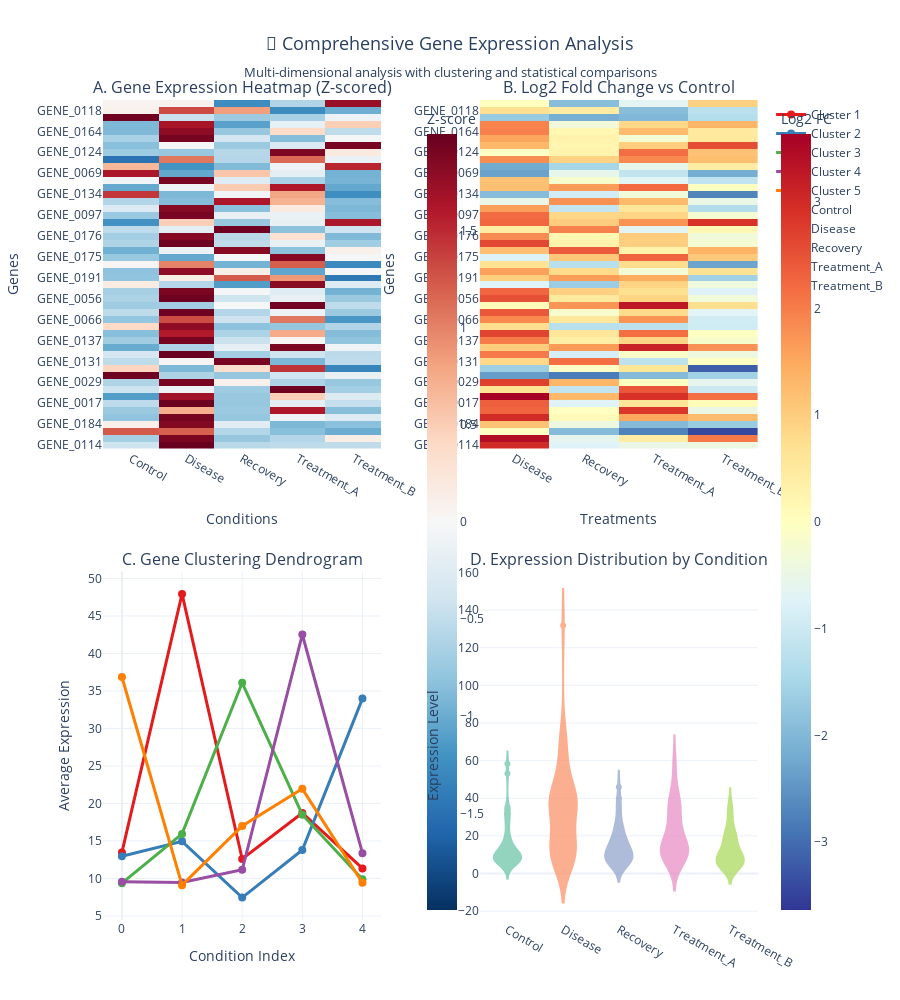

Notebook code cell kept with this figure:
### Code cell
# 🧬 Gene Expression Heatmap & Clustering Analysis  
# Advanced visualization of multi-dimensional gene expression data

print("🧬 Creating Gene Expression Analysis Dashboard")
print("=" * 55)

def create_gene_expression_heatmaps():
    """
    Create comprehensive gene expression visualizations with clustering and statistical analysis
    """
    
    # Prepare expression matrix for heatmap visualization
    print("📊 Preparing Gene Expression Matrix...")
    
    # Create pivot table for condition comparison
    expr_pivot = gene_expression.pivot_table(
        index='gene_id', 
        columns='condition', 
        values='expression_level', 
        aggfunc='mean'
    )
    
    # Calculate log2 fold changes relative to control
    log2_fc_matrix = expr_pivot.div(expr_pivot['Control'], axis=0).apply(np.log2)
    log2_fc_matrix = log2_fc_matrix.drop('Control', axis=1)  # Remove control column
    
    # Filter for most variable genes
    gene_variance = expr_pivot.var(axis=1)
    top_variable_genes = gene_variance.nlargest(50).index  # Top 50 most variable genes
    
    expr_subset = expr_pivot.loc[top_variable_genes]
    log2_fc_subset = log2_fc_matrix.loc[top_variable_genes]
    
    print(f"   ✅ Expression matrix: {expr_pivot.shape[0]} genes × {expr_pivot.shape[1]} conditions")
    print(f"   🔍 Selected {len(top_variable_genes)} most variable genes for detailed analysis")
    
    # Perform hierarchical clustering
    print("🌳 Performing Hierarchical Clustering...")
    
    # Z-score normalization for clustering
    expr_zscore = stats.zscore(expr_subset, axis=1)
    
    # Calculate distance matrices
    gene_linkage = linkage(expr_zscore, method='ward')
    condition_linkage = linkage(expr_zscore.T, method='ward')
    
    # Get cluster assignments
    gene_clusters = fcluster(gene_linkage, t=5, criterion='maxclust')
    condition_clusters = fcluster(condition_linkage, t=3, criterion='maxclust')
    
    # Create clustered heatmap
    fig_heatmap = make_subplots(
        rows=2, cols=2,
        subplot_titles=[
            "A. Gene Expression Heatmap (Z-scored)",
            "B. Log2 Fold Change vs Control",
            "C. Gene Clustering Dendrogram", 
            "D. Expression Distribution by Condition"
        ],
        specs=[
            [{"type": "heatmap"}, {"type": "heatmap"}],
            [{"type": "scatter"}, {"type": "violin"}]
        ],
        vertical_spacing=0.15,
        horizontal_spacing=0.15
    )
    
    # A. Main expression heatmap (Z-scored)
    fig_heatmap.add_trace(
        go.Heatmap(
            z=expr_zscore,
            x=expr_subset.columns,
            y=expr_subset.index,
            colorscale='RdBu_r',
            zmid=0,
            colorbar=dict(title="Z-score", x=0.48),
            hovertemplate='Gene: %{y}<br>Condition: %{x}<br>Z-score: %{z:.2f}<extra></extra>'
        ),
        row=1, col=1
    )
    
    # B. Log2 fold change heatmap
    fig_heatmap.add_trace(
        go.Heatmap(
            z=log2_fc_subset,
            x=log2_fc_subset.columns,
            y=log2_fc_subset.index,
            colorscale='RdYlBu_r',
            zmid=0,
            colorbar=dict(title="Log2 FC", x=1.02),
            hovertemplate='Gene: %{y}<br>Treatment: %{x}<br>Log2 FC: %{z:.2f}<extra></extra>'
        ),
        row=1, col=2
    )
    
    # C. Gene clustering dendrogram (simplified)
    # Create a dendrogram-like visualization
    cluster_colors = px.colors.qualitative.Set1
    
    for cluster_id in range(1, 6):  # 5 clusters
        cluster_genes = expr_subset.index[gene_clusters == cluster_id]
        if len(cluster_genes) > 0:
            # Calculate average expression profile for this cluster
            cluster_profile = expr_subset.loc[cluster_genes].mean(axis=0)
            
            fig_heatmap.add_trace(
                go.Scatter(
                    x=list(range(len(cluster_profile))),
                    y=cluster_profile.values,
                    mode='lines+markers',
                    name=f'Cluster {cluster_id}',
                    line=dict(color=cluster_colors[cluster_id-1], width=3),
                    marker=dict(size=8),
                    hovertemplate=f'Cluster {cluster_id}<br>Condition: %{{x}}<br>Avg Expression: %{{y:.2f}}<extra></extra>'
                ),
                row=2, col=1
            )
    
    # D. Expression distribution by condition
    for i, condition in enumerate(expr_subset.columns):
        fig_heatmap.add_trace(
            go.Violin(
                y=expr_subset[condition],
                name=condition,
                box_visible=True,
                line_color=px.colors.qualitative.Set2[i],
                fillcolor=px.colors.qualitative.Set2[i],
                opacity=0.7,
                hovertemplate=f'{condition}<br>Expression: %{{y:.2f}}<extra></extra>'
            ),
            row=2, col=2
        )
    
    # Update layout
    fig_heatmap.update_layout(
        height=1000,
        title={
            'text': "🧬 Comprehensive Gene Expression Analysis<br><sub>Multi-dimensional analysis with clustering and statistical comparisons</sub>",
            'x': 0.5,
            'xanchor': 'center',
            'font': {'size': 18}
        },
        showlegend=True
    )
    
    # Update axes labels
    fig_heatmap.update_xaxes(title_text="Conditions", row=1, col=1)
    fig_heatmap.update_yaxes(title_text="Genes", row=1, col=1)
    fig_heatmap.update_xaxes(title_text="Treatments", row=1, col=2)
    fig_heatmap.update_yaxes(title_text="Genes", row=1, col=2)
    fig_heatmap.update_xaxes(title_text="Condition Index", row=2, col=1)
    fig_heatmap.update_yaxes(title_text="Average Expression", row=2, col=1)
    fig_heatmap.update_yaxes(title_text="Expression Level", row=2, col=2)
    
    return fig_heatmap, expr_subset, log2_fc_subset, gene_clusters

# Create gene expression analysis
gene_expr_fig, expr_matrix, fc_matrix, clusters = create_gene_expression_heatmaps()
gene_expr_fig.show()

# Statistical analysis of gene clusters
print("\n🔬 GENE CLUSTER ANALYSIS:")
print("=" * 35)

cluster_analysis = pd.DataFrame({
    'Gene': expr_matrix.index,
    'Cluster': clusters
})

for cluster_id in range(1, 6):
    cluster_genes = cluster_analysis[cluster_analysis['Cluster'] == cluster_id]['Gene']
    if len(cluster_genes) > 2:
        cluster_expr = expr_matrix.loc[cluster_genes]
        cluster_mean = cluster_expr.mean().mean()
        cluster_std = cluster_expr.std().mean()
        
        print(f"\n🧬 Cluster {cluster_id}: {len(cluster_genes)} genes")
        print(f"   📊 Average Expression: {cluster_mean:.2f} ± {cluster_std:.2f}")
        
        # Find most representative gene in cluster
        cluster_center = cluster_expr.mean(axis=1)
        representative_gene = cluster_center.idxmax()
        print(f"   🎯 Representative Gene: {representative_gene}")
        
        # Check for pathway enrichment (simplified)
        cluster_gene_list = cluster_genes.tolist()
        pathway_overlap = pathway_df[pathway_df['gene_id'].isin(cluster_gene_list)]
        if not pathway_overlap.empty:
            top_pathway = pathway_overlap['pathway_name'].value_counts().head(1)
            print(f"   🛤️  Top Pathway: {top_pathway.index[0]} ({top_pathway.iloc[0]} genes)")

# Differential expression analysis
print(f"\n📊 DIFFERENTIAL EXPRESSION SUMMARY:")
print("=" * 45)

# Calculate significant changes (|log2FC| > 1, simulated p-value < 0.05)
for treatment in fc_matrix.columns:
    upregulated = (fc_matrix[treatment] > 1).sum()
    downregulated = (fc_matrix[treatment] < -1).sum()
    total_deg = upregulated + downregulated
    
    print(f"{treatment}:")
    print(f"   ⬆️  Upregulated: {upregulated} genes (>{2}x fold)")
    print(f"   ⬇️  Downregulated: {downregulated} genes (<{0.5}x fold)")
    print(f"   📈 Total DEGs: {total_deg} genes")

print(f"\n✅ Gene Expression Analysis Complete!")
print(f"🎨 Comprehensive visualization includes clustering, fold changes, and statistical analysis")

### Figure 1 — Plotly figure (JSON) as saved in the notebook; plotly's stock layout.template omitted (floating-point values rounded to 4 significant figures; data arrays with more than 128 entries replaced by an {"elided": "..."} marker saying what was removed)
{"data": [{"colorbar": {"title": {"text": "Z-score"}, "x": 0.48}, "colorscale": [[0, "rgb(5,48,97)"], [0.1, "rgb(33,102,172)"], [0.2, "rgb(67,147,195)"], [0.3, "rgb(146,197,222)"], [0.4, "rgb(209,229,240)"], [0.5, "rgb(247,247,247)"], [0.6, "rgb(253,219,199)"], [0.7, "rgb(244,165,130)"], [0.8, "rgb(214,96,77)"], [0.9, "rgb(178,24,43)"], [1, "rgb(103,0,31)"]], "hovertemplate": "Gene: %{y}<br>Condition: %{x}<br>Z-score: %{z:.2f}<extra></extra>", "type": "heatmap", "x": ["Control", "Disease", "Recovery", "Treatment_A", "Treatment_B"], "xaxis": "x", "y": ["GENE_0114", "GENE_0008", "GENE_0098", "GENE_0184", "GENE_0106", "GENE_0063", "GENE_0017", "GENE_0080", "GENE_0159", "GENE_0029", "GENE_0079", "GENE_0072", "GENE_0131", "GENE_0113", "GENE_0102", "GENE_0137", "GENE_0060", "GENE_0028", "GENE_0066", "GENE_0166", "GENE_0140", "GENE_0056", "GENE_0169", "GENE_0189", "GENE_0191", "GENE_0110", "GENE_0147", "GENE_0175", "GENE_0192", "GENE_0144", "GENE_0176", "GENE_0168", "GENE_0021", "GENE_0097", "GENE_0092", "GENE_0076", "GENE_0134", "GENE_0182", "GENE_0057", "GENE_0069", "GENE_0078", "GENE_0053", "GENE_0124", "GENE_0200", "GENE_0165", "GENE_0164", "GENE_0188", "GENE_0196", "GENE_0118", "GENE_0179"], "yaxis": "y", "z": {"elided": "50x5 float values"}, "zmid": 0}, {"colorbar": {"title": {"text": "Log2 FC"}, "x": 1.02}, "colorscale": [[0, "rgb(49,54,149)"], [0.1, "rgb(69,117,180)"], [0.2, "rgb(116,173,209)"], [0.3, "rgb(171,217,233)"], [0.4, "rgb(224,243,248)"], [0.5, "rgb(255,255,191)"], [0.6, "rgb(254,224,144)"], [0.7, "rgb(253,174,97)"], [0.8, "rgb(244,109,67)"], [0.9, "rgb(215,48,39)"], [1, "rgb(165,0,38)"]], "hovertemplate": "Gene: %{y}<br>Treatment: %{x}<br>Log2 FC: %{z:.2f}<extra></extra>", "type": "heatmap", "x": ["Disease", "Recovery", "Treatment_A", "Treatment_B"], "xaxis": "x2", "y": ["GENE_0114", "GENE_0008", "GENE_0098", "GENE_0184", "GENE_0106", "GENE_0063", "GENE_0017", "GENE_0080", "GENE_0159", "GENE_0029", "GENE_0079", "GENE_0072", "GENE_0131", "GENE_0113", "GENE_0102", "GENE_0137", "GENE_0060", "GENE_0028", "GENE_0066", "GENE_0166", "GENE_0140", "GENE_0056", "GENE_0169", "GENE_0189", "GENE_0191", "GENE_0110", "GENE_0147", "GENE_0175", "GENE_0192", "GENE_0144", "GENE_0176", "GENE_0168", "GENE_0021", "GENE_0097", "GENE_0092", "GENE_0076", "GENE_0134", "GENE_0182", "GENE_0057", "GENE_0069", "GENE_0078", "GENE_0053", "GENE_0124", "GENE_0200", "GENE_0165", "GENE_0164", "GENE_0188", "GENE_0196", "GENE_0118", "GENE_0179"], "yaxis": "y2", "z": {"elided": "50x4 float values"}, "zmid": 0}, {"hovertemplate": "Cluster 1<br>Condition: %{x}<br>Avg Expression: %{y:.2f}<extra></extra>", "line": {"color": "rgb(228,26,28)", "width": 3}, "marker": {"size": 8}, "mode": "lines+markers", "name": "Cluster 1", "type": "scatter", "x": [0, 1, 2, 3, 4], "xaxis": "x3", "y": [13.46, 47.94, 12.59, 18.72, 11.33], "yaxis": "y3"}, {"hovertemplate": "Cluster 2<br>Condition: %{x}<br>Avg Expression: %{y:.2f}<extra></extra>", "line": {"color": "rgb(55,126,184)", "width": 3}, "marker": {"size": 8}, "mode": "lines+markers", "name": "Cluster 2", "type": "scatter", "x": [0, 1, 2, 3, 4], "xaxis": "x3", "y": [12.95, 14.94, 7.443, 13.79, 33.98], "yaxis": "y3"}, {"hovertemplate": "Cluster 3<br>Condition: %{x}<br>Avg Expression: %{y:.2f}<extra></extra>", "line": {"color": "rgb(77,175,74)", "width": 3}, "marker": {"size": 8}, "mode": "lines+markers", "name": "Cluster 3", "type": "scatter", "x": [0, 1, 2, 3, 4], "xaxis": "x3", "y": [9.368, 15.94, 36.09, 18.5, 9.889], "yaxis": "y3"}, {"hovertemplate": "Cluster 4<br>Condition: %{x}<br>Avg Expression: %{y:.2f}<extra></extra>", "line": {"color": "rgb(152,78,163)", "width": 3}, "marker": {"size": 8}, "mode": "lines+markers", "name": "Cluster 4", "type": "scatter", "x": [0, 1, 2, 3, 4], "xaxis": "x3", "y": [9.546, 9.442, 11.15, 42.53, 13.37], "yaxis": "y3"}, {"hovertemplate": "Cluster 5<br>Condition: %{x}<br>Avg Expression: %{y:.2f}<extra></extra>", "line": {"color": "rgb(255,127,0)", "width": 3}, "marker": {"size": 8}, "mode": "lines+markers", "name": "Cluster 5", "type": "scatter", "x": [0, 1, 2, 3, 4], "xaxis": "x3", "y": [36.86, 9.099, 16.99, 21.94, 9.412], "yaxis": "y3"}, {"box": {"visible": true}, "fillcolor": "rgb(102,194,165)", "hovertemplate": "Control<br>Expression: %{y:.2f}<extra></extra>", "line": {"color": "rgb(102,194,165)"}, "name": "Control", "opacity": 0.7, "type": "violin", "xaxis": "x4", "y": [16.58, 7.022, 58.35, 31.9, 8.856, 8.403, 12.72, 4.947, 10.37, 7.974, 53.12, 29.65, 10.32, 11.07, 5.413, 12.06, 6.325, 27.37, 10.47, 7.233, 3.788, 6.653, 8.186, 22.36, 11.13, 14.94, 19.2, 7.65, 7.511, 5.718, 10.9, 9.561, 4.968, 8.002, 11.04, 9.918, 34.16, 7.772, 16.79, 35.54, 24.82, 10.41, 7.699, 5.679, 13.45, 8.611, 8.323, 31.81, 16.89, 16.33], "yaxis": "y4"}, {"box": {"visible": true}, "fillcolor": "rgb(252,141,98)", "hovertemplate": "Disease<br>Expression: %{y:.2f}<extra></extra>", "line": {"color": "rgb(252,141,98)"}, "name": "Disease", "opacity": 0.7, "type": "violin", "xaxis": "x4", "y": [131.8, 75.14, 57.38, 71.74, 70.41, 40.59, 64.14, 61.47, 16.4, 52.37, 10.11, 9.613, 18.34, 45.36, 10.84, 48.62, 40.38, 45.73, 38.03, 39.37, 4.01, 38.41, 39.33, 13.5, 22.29, 45.42, 30.4, 4.511, 17.21, 35.08, 39.15, 13.01, 23.9, 37.31, 34.35, 6.926, 8.904, 17.85, 38.01, 7.107, 5.381, 36.85, 7.383, 14.07, 39.63, 33.8, 31.93, 9.764, 28.07, 16.42], "yaxis": "y4"}, {"box": {"visible": true}, "fillcolor": "rgb(141,160,203)", "hovertemplate": "Recovery<br>Expression: %{y:.2f}<extra></extra>", "line": {"color": "rgb(141,160,203)"}, "name": "Recovery", "opacity": 0.7, "type": "violin", "xaxis": "x4", "y": [10.03, 4.635, 15.06, 23.82, 9.618, 8.33, 7.665, 12.28, 4.664, 20.3, 7.581, 28.1, 45.97, 6.081, 17.22, 15.76, 9.454, 11.21, 15.28, 6.415, 12.64, 9.333, 15.89, 7.065, 35.0, 25.86, 7.862, 16.08, 39.84, 6.986, 12.48, 37.21, 10.01, 14.61, 5.105, 34.13, 17.94, 24.4, 14.85, 24.16, 8.743, 19.78, 9.248, 6.702, 16.35, 9.875, 6.58, 7.177, 23.64, 4.318], "yaxis": "y4"}, {"box": {"visible": true}, "fillcolor": "rgb(231,138,195)", "hovertemplate": "Treatment_A<br>Expression: %{y:.2f}<extra></extra>", "line": {"color": "rgb(231,138,195)"}, "name": "Treatment_A", "opacity": 0.7, "type": "violin", "xaxis": "x4", "y": [11.69, 9.598, 8.806, 8.175, 25.22, 59.97, 19.25, 37.16, 57.02, 7.813, 13.73, 44.84, 4.473, 10.15, 46.67, 22.23, 28.76, 11.87, 34.72, 12.49, 37.11, 12.43, 13.45, 41.95, 30.83, 12.17, 32.91, 37.74, 9.19, 11.18, 22.02, 6.106, 16.64, 14.82, 16.3, 24.12, 27.25, 36.31, 10.52, 15.99, 16.87, 37.61, 34.66, 11.31, 11.32, 20.65, 15.1, 7.901, 4.533, 10.35], "yaxis": "y4"}, {"box": {"visible": true}, "fillcolor": "rgb(166,216,84)", "hovertemplate": "Treatment_B<br>Expression: %{y:.2f}<extra></extra>", "line": {"color": "rgb(166,216,84)"}, "name": "Treatment_B", "opacity": 0.7, "type": "violin", "xaxis": "x4", "y": [12.26, 28.79, 5.457, 9.873, 21.23, 6.04, 13.58, 21.94, 5.16, 5.325, 17.78, 3.28, 10.21, 8.372, 18.41, 10.65, 6.132, 14.12, 5.51, 4.503, 6.307, 5.283, 4.801, 17.19, 3.728, 24.05, 3.919, 15.91, 19.83, 4.772, 8.706, 10.84, 36.6, 6.812, 4.353, 7.041, 5.22, 7.687, 7.442, 7.971, 33.92, 24.38, 17.23, 33.94, 19.64, 12.17, 21.25, 12.81, 7.125, 31.46], "yaxis": "y4"}], "layout": {"annotations": [{"font": {"size": 16}, "showarrow": false, "text": "A. Gene Expression Heatmap (Z-scored)", "x": 0.2125, "xanchor": "center", "xref": "paper", "y": 1, "yanchor": "bottom", "yref": "paper"}, {"font": {"size": 16}, "showarrow": false, "text": "B. Log2 Fold Change vs Control", "x": 0.7875, "xanchor": "center", "xref": "paper", "y": 1, "yanchor": "bottom", "yref": "paper"}, {"font": {"size": 16}, "showarrow": false, "text": "C. Gene Clustering Dendrogram", "x": 0.2125, "xanchor": "center", "xref": "paper", "y": 0.425, "yanchor": "bottom", "yref": "paper"}, {"font": {"size": 16}, "showarrow": false, "text": "D. Expression Distribution by Condition", "x": 0.7875, "xanchor": "center", "xref": "paper", "y": 0.425, "yanchor": "bottom", "yref": "paper"}], "height": 1000, "showlegend": true, "title": {"font": {"size": 18}, "text": "🧬 Comprehensive Gene Expression Analysis<br><sub>Multi-dimensional analysis with clustering and statistical comparisons</sub>", "x": 0.5, "xanchor": "center"}, "xaxis": {"anchor": "y", "domain": [0, 0.425], "title": {"text": "Conditions"}}, "xaxis2": {"anchor": "y2", "domain": [0.575, 1], "title": {"text": "Treatments"}}, "xaxis3": {"anchor": "y3", "domain": [0, 0.425], "title": {"text": "Condition Index"}}, "xaxis4": {"anchor": "y4", "domain": [0.575, 1]}, "yaxis": {"anchor": "x", "domain": [0.575, 1], "title": {"text": "Genes"}}, "yaxis2": {"anchor": "x2", "domain": [0.575, 1], "title": {"text": "Genes"}}, "yaxis3": {"anchor": "x3", "domain": [0, 0.425], "title": {"text": "Average Expression"}}, "yaxis4": {"anchor": "x4", "domain": [0, 0.425], "title": {"text": "Expression Level"}}}}
